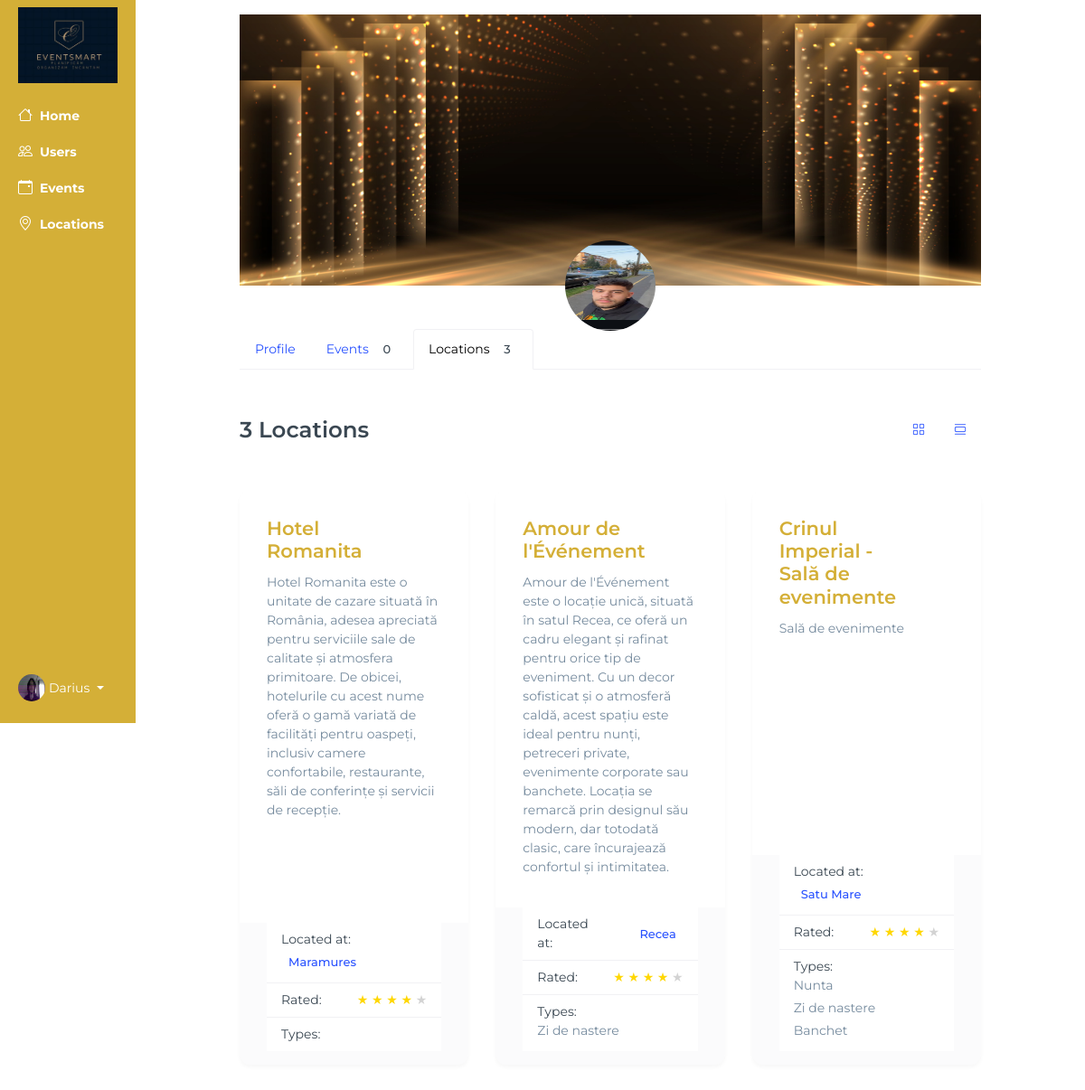
/view_user_locations/Andrei/ (signed in), run on the app's committed database.
### base/models.py (models this page shows, shortened)
class Profile(models.Model):
    user = models.OneToOneField(User, on_delete=models.CASCADE, null=True, blank=True, default=get_default_user)
    username = models.CharField(max_length=150, unique=True)
    password = models.CharField(max_length=128)
    email = models.EmailField()
    description = models.TextField(null=True, blank=True)
    photo = models.ImageField(upload_to='profile_photos/', null=True, blank=True)
    approved = models.BooleanField(default=False)
    number = models.CharField(max_length=15,default="+(40) 748364823")
    age = models.IntegerField(default=20)
    first_name = models.CharField(null=True, blank=True,max_length=15)
    last_name = models.CharField(null=True, blank=True,max_length=15)
    location = models.CharField(null=True, blank=True,max_length=60)
    street = models.CharField(null=True, blank=True,max_length=100)
    zip_code = models.CharField(null=True, blank=True,max_length=10)
    facebook = models.CharField(null=True, blank=True,max_length=100)
    work_link = models.CharField(null=True, blank=True,max_length=100)
    google_link = models.CharField(null=True, blank=True,max_length=100)
    country = models.CharField(null=True, blank=True,max_length=100)
    created_at = models.DateTimeField(auto_now_add=True)
    USER_TYPE_CHOICES = (
        ('admin', 'Admin'),
        ('organizer', 'Organizer'),
        ('guest', 'Guest'),
        ('staff', 'Staff')
    )
    user_type = models.CharField(
        max_length=20,
        choices=USER_TYPE_CHOICES,
        default='guest'
    )

class Location(models.Model):
    owner = models.ForeignKey(User, on_delete=models.SET_NULL, null=True)
    name = models.CharField(max_length=100)
    description = models.TextField(null=True, blank=True)
    gallery = models.ImageField(upload_to='images/', null=True, blank=True)
    location = models.TextField(max_length=30)
    types = models.ManyToManyField(Type, blank=True)
    seats_numbers = models.IntegerField(null=True, blank=True)
    created_at = models.DateTimeField(auto_now_add=True)
    cost = models.IntegerField(default=3000)
    number = models.CharField(max_length=20, default="+(40) 74 83 64 823")

class Type(models.Model):
    name = models.CharField(max_length=100)
    def __str__(self):
        return self.name

### base/views.py (the view)
@login_required(login_url='/login')
def viewUserLocations(request, pk):
    if not request.user.is_superuser:
            return HttpResponse("Only admin can access this page.")
    user = User.objects.get(username=pk)
    locations = Location.objects.filter(owner=user)
    loc_count = locations.count()
    events = Event.objects.filter(organized_by=user)
    ev_count = events.count()
    print("Count:",loc_count)
    context = {
    'locations':locations,
    'user':user,
    'ev_count':ev_count,
    'loc_count':loc_count
    }
    return render(request, 'base/admin-user-locations.html', context)

### base/templates/base/admin-user-locations.html (shortened to what this page needs)
{% extends 'main.html' %}
{% block content %}
<div class="container-fluid">
    <div class="row flex-nowrap">
<div class="col-auto siderbar col-md-2 forevents px-sm-1 px-0" style="flex: 0 0 12.5%; max-width: 12.5%;">
                <div class="d-flex flex-column align-items-center align-items-sm-start px-3 pt-2 text-white min-vh-100">
                    <a href="{% url 'home-admin' %}" class="d-flex align-items-center pb-3 mb-md-0 me-md-auto text-white text-decoration-none">
                        <img class="navbar-brand" style="width:100%" src="{{ MEDIA_URL }}logos/logo.jpg" alt="EventEase Logo">
                    </a>
                <ul class="nav nav-pills flex-column text-white mb-sm-auto mb-0 align-items-center align-items-sm-start" id="menu">
                    <li class="nav-item">
                        <a href="{% url 'home-admin' %}" class="nav-link align-middle px-0 text-white">
                            <i class="fs-4 bi-house"></i>
                            <span class="ms-1 d-none d-sm-inline">Home</span>
                        </a>
                    </li>
                    <li>
                        <a href="{% url 'users' %}" class="nav-link px-0 align-middle text-white">
                            <i class="fs-4 bi-people"></i>
                            <span class="ms-1 d-none d-sm-inline">Users</span>
                        </a>
                    </li>
                    <li>
                        <a href="{% url 'admin-events' %}" class="nav-link px-0 align-middle text-white">
                            <i class="fs-4 bi-calendar-event"></i>
                            <span class="ms-1 d-none d-sm-inline">Events</span>
                        </a>
                    </li>
                    <li>
                        <a href="{% url 'admin-locations' %}" class="nav-link px-0 align-middle text-white">
                            <i class="fs-4 bi-geo-alt"></i>
                            <span class="ms-1 d-none d-sm-inline">Locations</span>
                        </a>
                    </li>
                </ul>
                <div class="dropdown pb-4">
                    <a href="#" class="d-flex align-items-center text-white text-decoration-none dropdown-toggle"
                        id="dropdownUser1" data-bs-toggle="dropdown" aria-expanded="false">
                        <img src="{{ request.user.profile.photo.url }}" alt="hugenerd" width="30" height="30"
                            class="rounded-circle">
                        <span class="d-none d-sm-inline mx-1">{{ request.user.username }}</span>
                    </a>
                </div>
            </div>
        </div>
        <div class="col py-3 events view">
            <div class="content container-fluid">
                <div class="row justify-content-lg-center">
                   <div class="col-lg-10">
                      <div class="profile-cover" style="position: relative;">
                        <div class="profile-cover-img-wrapper">
                            <img style="width: 100%; height: 300px; object-fit:cover;" class="logo" src="{{ MEDIA_URL }}logos/Login Picture.jpg" alt="EventEase Logo">
                        </div>
                    </div>
                    <div class="text-center mb-5" style="position: relative;">
                        <div class="avatar avatar-xxl avatar-circle profile-cover-avatar"
                             style="position: absolute; top: -50px; left: 50%; transform: translateX(-50%);">
                            <img class="avatar-img"
                                 style="width: 100px; height: 100px; border-radius: 50%;"
                                 src="{{ user.profile.photo.url }}"
                                 alt="Image Description">
                        </div>
                    </div>
                      <div class="js-nav-scroller hs-nav-scroller-horizontal mb-5">
                         <ul class="nav nav-tabs align-items-center">
                            <li class="nav-item">
                                <a class="nav-link " href="{% url 'view_user_admin' user.username %}">Profile</a>
                             </li>
                             <li class="nav-item">
                                <a class="nav-link " href="{% url 'view_user_events' user.username %}">Events <span class="badge bg-soft-dark text-dark rounded-circle ms-1">{{ev_count}}</span></a>
                             </li>
                            <li class="nav-item">
                               <a class="nav-link active" href="">Locations <span class="badge bg-soft-dark text-dark rounded-circle ms-1">{{ loc_count }}</span></a>
                            </li>
                         </ul>
                      </div>
                      <div class="row align-items-center mb-5">
                         <div class="col">
                            <h3 class="mb-0">{{ loc_count }} Locations</h3>
                         </div>
                         <div class="col-auto">
                            <ul class="nav nav-segment" id="profileTeamsTab" role="tablist">
                               <li class="nav-item" role="presentation">
                                  <a class="nav-link active" id="grid-tab" data-bs-toggle="tab" href="#grid" role="tab" aria-controls="grid" aria-selected="true" title="Column view">
                                  <i class="bi-grid"></i>
                                  </a>
                               </li>
                               <li class="nav-item" role="presentation">
                                  <a class="nav-link" id="list-tab" data-bs-toggle="tab" href="#list" role="tab" aria-controls="list" aria-selected="false" title="List view" tabindex="-1">
                                  <i class="bi-view-list"></i>
                                  </a>
                               </li>
                            </ul>
                         </div>
                      </div>
                      <div class="tab-content" id="profileTeamsTabContent">
                         <div class="tab-pane fade active show" id="grid" role="tabpanel" aria-labelledby="grid-tab">
                            <div class="row row-cols-1 row-cols-sm-2 row-cols-lg-3">
                               {% for location in locations %}
<div class="col mb-3 mb-lg-5">
                                  <div class="card h-100">
                                     <div class="card-body pb-0">
                                        <div class="row align-items-center mb-2">
                                           <div class="col-9">
                                              <h4 class="mb-1">
                                                 <a href="{% url 'admin-view-location' location.name %}"> {{ location.name }} </a>
                                              </h4>
                                           </div>
                                        </div>
                                        <p>{{ location.description }}</p>
                                     </div>
                                     <div class="card-footer border-0 pt-0">
                                        <div class="list-group list-group-flush list-group-no-gutters">
                                           <div class="list-group-item">
                                              <div class="row align-items-center">
                                                 <div class="col">
                                                    <span class="card-subtitle">Located at:</span>
                                                 </div>
                                                 <div class="col-auto">
                                                    <a class="badge bg-soft-primary text-primary p-2" href="#">{{ location.location }}</a>
                                                 </div>
                                              </div>
                                           </div>
                                           <div class="list-group-item">
                                              <div class="row align-items-center">
                                                 <div class="col">
                                                    <span class="card-subtitle">Rated:</span>
                                                 </div>
                                                 <div class="col-auto">
                                                    <div class="d-flex gap-1">
                                                      <span class="text-muted">
                                                         <span class="star filled">★</span>
                                                         <span class="star filled">★</span>
                                                         <span class="star filled">★</span>
                                                         <span class="star filled">★</span>
                                                         <span class="star empty">★</span>
                                                     </span>
                                                    </div>
                                                 </div>
                                              </div>
                                           </div>
                                           <div class="list-group-item">
                                              <div class="row align-items-center">
                                                 <div class="col">
                                                    <span class="card-subtitle">Types:</span>
                                                 </div>
                                                 <div class="col-auto">
                                                    <div class="avatar-group avatar-group-xs avatar-circle">
                                                       {% for type in location.types.all %}
                                                       <p>{{ type }}</p>
                                                       {% endfor %}
                                                    </div>
                                                 </div>
                                              </div>
                                           </div>
                                        </div>
                                     </div>
                                  </div>
                               </div>
                               {% endfor %}
                            </div>
                         </div>
                      </div>
                   </div>
                </div>
             </div>
        </div>
    </div>
</div>
{% endblock content %}

### templates/main.html (shortened to what this page needs)
<!DOCTYPE html>
{% load static %}
<html lang="en">
<head>
    <link href="https://cdn.jsdelivr.net/npm/bootstrap-icons/font/bootstrap-icons.css" rel="stylesheet">
    <link rel="stylesheet" href="https://cdnjs.cloudflare.com/ajax/libs/noUiSlider/15.6.0/nouislider.min.css" />
    <link href="https://cdn.jsdelivr.net/npm/bootstrap@5.3.0-alpha3/dist/css/bootstrap.min.css" rel="stylesheet">
    <link rel="stylesheet" href="https://cdn.jsdelivr.net/npm/choices.js/public/assets/styles/choices.min.css">
    <link rel="stylesheet" href="https://cdn.jsdelivr.net/npm/flatpickr/dist/flatpickr.min.css">
    <link rel="stylesheet" href="https://cdn.jsdelivr.net/npm/flatpickr/dist/flatpickr.min.css">
    <link rel="stylesheet" href="https://cdn.jsdelivr.net/npm/apexcharts/dist/apexcharts.css">
    <link rel="stylesheet" href="https://unpkg.com/swiper/swiper-bundle.min.css">
    <link rel="stylesheet" href="https://cdn.jsdelivr.net/npm/bootstrap-icons@1.11.3/font/bootstrap-icons.min.css">
    <link rel="stylesheet" href="https://cdn.datatables.net/1.13.5/css/jquery.dataTables.min.css">
    <link href="https://cdn.jsdelivr.net/npm/bootstrap@5.3.0-alpha1/dist/css/bootstrap.min.css" rel="stylesheet">
    <link rel="stylesheet" type="text/css" href="{% static 'css/styles.css' %}">
    <link rel="stylesheet" type="text/css" href="{% static 'css/sidebar-admin.css' %}">
    <link rel="stylesheet" type="text/css" href="{% static 'css/admin-charts.css' %}">
    <link rel="stylesheet" type="text/css" href="{% static 'css/admin-locations.css' %}">
    <link rel="stylesheet" type="text/css" href="{% static 'css/admin-events.css' %}">
    <link rel="stylesheet" type="text/css" href="{% static 'css/update-users-admin.css' %}">
    <link rel="stylesheet" type="text/css" href="{% static 'css/admin-users.css' %}">
    <link rel="stylesheet" type="text/css" href="{% static 'css/personal_home.css' %}">
    <link href="https://cdn.jsdelivr.net/npm/tom-select@2.4.1/dist/css/tom-select.css" rel="stylesheet">
</head>
<body>
    {% block content %}
    {% endblock %}
</body>
</html>

### data on the page
Location: name "Hotel Romanita", description "Hotel Romanita este o unitate de cazare situată în România, adesea apreciată pentru serviciile sale de calitate și atmosfera primitoare. De obicei, hotelurile cu acest nume oferă o gamă variată de facilități pentru oaspeți, inclusiv camere confortabile, restaurante, săli de conferințe și servicii de recepție.", location "Maramures"
Location: name "Amour de l'Événement", description "Amour de l'Événement este o locație unică, situată în satul Recea, ce oferă un cadru elegant și rafinat pentru orice tip de eveniment. Cu un decor sofisticat și o atmosferă caldă, acest spațiu este ideal pentru nunți, petreceri private, evenimente corporate sau banchete. Locația se remarcă prin designul său modern, dar totodată clasic, care încurajează confortul și intimitatea.", location "Recea"
Type: name "Zi de nastere"
Location: name "Crinul Imperial - Sală de evenimente", description "Sală de evenimente", location "Satu Mare"
Type: name "Nunta"
Type: name "Banchet"

### other printed values
{{ request.user.username }} "Darius"
{{ ev_count }} "0"
{{ loc_count }} "3"
